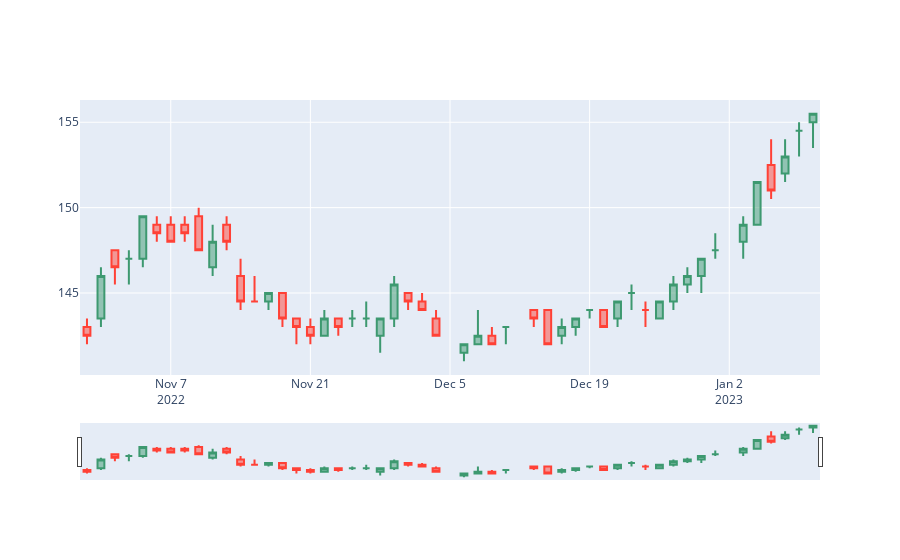

Notebook code for this chart:
### Code cell
fig = go.Figure(data=[go.Candlestick(
                        x=df1d['Date'],
                        open=df1d['Open'],
                        high=df1d['High'],
                        low=df1d['Low'],
                        close=df1d['Close']
)])

fig.update_xaxes(
    rangebreaks=[
        dict(bounds=["sat", "mon"]), #hide weekends
        dict(values=["2015-12-25", "2016-01-01"])  # hide Christmas and New Year's
])

fig.show()
